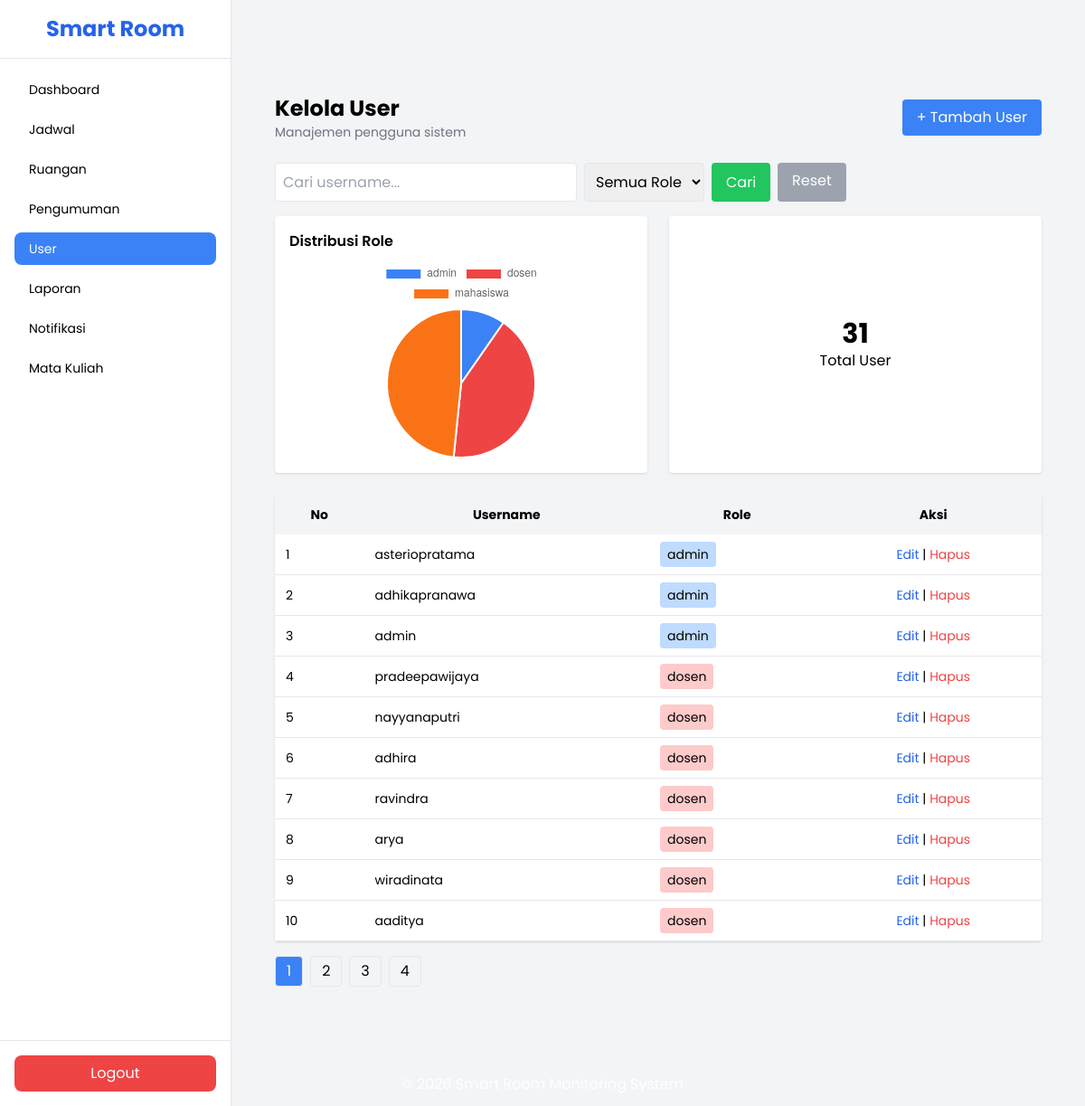
The page /index.php?menu=kelola_user (signed in) on the database its author committed.
### tables this page shows
CREATE TABLE `users` (
  `id_user` int NOT NULL,
  `username` varchar(50) NOT NULL,
  `password` varchar(100) NOT NULL,
  `role` enum('admin','dosen','mahasiswa') NOT NULL
);

### admin/kelola_user.php (the view, shortened to what this page needs)
<?php
include __DIR__ . '/../config/koneksi.php';
$cari = $_GET['cari'] ?? '';
$role_filter = $_GET['role'] ?? '';
$page = isset($_GET['page']) ? (int)$_GET['page'] : 1;
$limit = 10;
$offset = ($page - 1) * $limit;
$where = "WHERE 1=1";
$data = mysqli_query($conn, "
SELECT * FROM users
$where
ORDER BY FIELD(role,'admin','dosen','mahasiswa'), id_user ASC
LIMIT $limit OFFSET $offset
");
$totalData = mysqli_fetch_assoc(mysqli_query($conn, "
SELECT COUNT(*) as total FROM users $where
"))['total'];
$totalPage = ceil($totalData / $limit);
$total_user = mysqli_fetch_assoc(mysqli_query($conn,"
SELECT COUNT(*) as total FROM users
$where
"))['total'];
$roles = ['admin', 'dosen', 'mahasiswa'];
$colors = [
    'admin' => '#3b82f6',
    'dosen' => '#ef4444',
    'mahasiswa' => '#f97316'
];
$role_count = [
    'admin' => 0,
    'dosen' => 0,
    'mahasiswa' => 0
];
$qRole = mysqli_query($conn,"
SELECT role, COUNT(*) as total
FROM users
$where
GROUP BY role
");
while ($r = mysqli_fetch_assoc($qRole)) {
    $role_count[$r['role']] = $r['total'];
}
$chart_labels = [];
$chart_data = [];
$chart_colors = [];
foreach ($roles as $r) {
    $chart_labels[] = $r;
    $chart_data[] = $role_count[$r];
    $chart_colors[] = $colors[$r];
}
?>
<div class="p-6">
<div class="flex justify-between items-center mb-6">
    <div>
        <h2 class="text-2xl font-bold">Kelola User</h2>
        <p class="text-sm text-gray-500">Manajemen pengguna sistem</p>
    </div>
    <a href="index.php?menu=tambah_user"
       class="bg-blue-500 text-white px-4 py-2 rounded">
       + Tambah User
    </a>
</div>
<form method="GET" class="mb-4 flex gap-2 flex-wrap">
<input type="text" name="cari"
       value="<?= htmlspecialchars($cari) ?>"
       placeholder="Cari username..."
       class="border p-2 rounded">
<select name="role" class="border p-2 rounded">
    <option value="">Semua Role</option>
</select>
<button class="bg-green-500 text-white px-4 py-2 rounded">Cari</button>
<a href="index.php?menu=kelola_user"
   class="bg-gray-400 text-white px-4 py-2 rounded">Reset</a>
</form>
<div class="grid md:grid-cols-2 gap-6 mb-6">
<div class="bg-white p-4 rounded shadow">
    <h4 class="font-semibold mb-2">Distribusi Role</h4>
    <div style="max-width: 260px; height: 220px; margin:auto;">
        <canvas id="chartUser"></canvas>
    </div>
</div>
<div class="bg-white p-4 rounded shadow flex items-center justify-center">
    <div class="text-center">
        <h1 class="text-3xl font-bold"><?= $total_user ?></h1>
        <p>Total User</p>
    </div>
</div>
</div>
<div class="bg-white rounded shadow overflow-hidden">
<table class="w-full text-sm">
<thead class="bg-gray-100">
<tr>
<th class="p-3">No</th>
<th class="p-3">Username</th>
<th class="p-3">Role</th>
<th class="p-3 text-center">Aksi</th>
</tr>
</thead>
<tbody>
<?php $no = $offset + 1; ?>
<?php if (mysqli_num_rows($data) > 0) { ?>
<?php while ($u = mysqli_fetch_assoc($data)) { ?>
<?php
$roleClass = match($u['role']) {
    'admin' => 'bg-blue-200',
    'dosen' => 'bg-red-200',
    'mahasiswa' => 'bg-orange-200',
    default => 'bg-gray-200'
};
?>
<tr class="border-b">
<td class="p-3"><?= $no++ ?></td>
<td class="p-3"><?= htmlspecialchars($u['username']) ?></td>
<td class="p-3">
<span class="px-2 py-1 rounded <?= $roleClass ?>">
<?= $u['role'] ?>
</span>
</td>
<td class="p-3 text-center">
<a href="index.php?menu=edit_user&id=<?= $u['id_user'] ?>" class="text-blue-600">Edit</a> |
<a href="index.php?menu=hapus_user&id=<?= $u['id_user'] ?>" class="text-red-500" onclick="return confirm('Yakin hapus?')">Hapus</a>
</td>
</tr>
<?php } ?>
<?php } ?>
</tbody>
</table>
</div>
<div class="mt-4 flex gap-2">
<?php for($i=1;$i<=$totalPage;$i++): ?>
<a href="index.php?menu=kelola_user&page=<?= $i ?>&cari=<?= $cari ?>&role=<?= $role_filter ?>"
   class="px-3 py-1 border rounded <?= $i==$page?'bg-blue-500 text-white':'' ?>">
   <?= $i ?>
</a>
<?php endfor; ?>
</div>
</div>
<script>
new Chart(document.getElementById('chartUser'), {
    type: 'pie',
    data: {
        labels: <?= json_encode($chart_labels) ?>,
        datasets: [{
            data: <?= json_encode($chart_data) ?>,
            backgroundColor: <?= json_encode($chart_colors) ?>
        }]
    },
    options: {
        responsive: true,
        maintainAspectRatio: false
    }
});
</script>

### index.php (style rules this page uses)
body { font-family:'Poppins',sans-serif; }

### rows shown on the page
users: username "asteriopratama", role "admin"
users: username "adhikapranawa", role "admin"
users: username "admin", role "admin"
users: username "pradeepawijaya", role "dosen"
users: username "nayyanaputri", role "dosen"
users: username "adhira", role "dosen"
users: username "ravindra", role "dosen"
users: username "arya", role "dosen"
users: username "wiradinata", role "dosen"
users: username "aaditya", role "dosen"

### other values the page prints
$total_user "31"
chart data {{ json_encode($chart_labels) }} ["admin","dosen","mahasiswa"]
chart data {{ json_encode($chart_data) }} ["3","13","15"]
